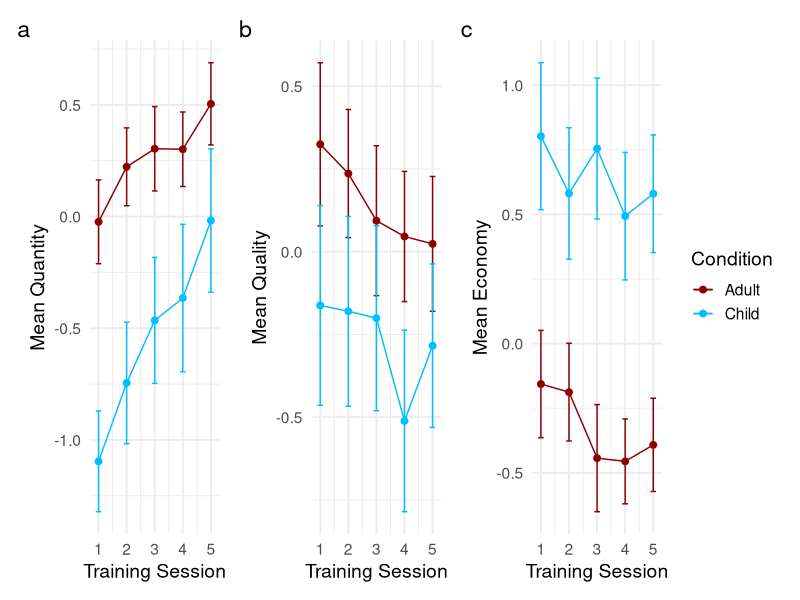

R code for this plot: (Note: this script raises an error after producing the figure.)
# load required libraries
library(lme4)
library(tidyverse)
library(lmerTest)
library(patchwork)
library(ggpubr)
# import data
ind_level <- read.csv("data/individual__data_by_participant.csv", fileEncoding="UTF-8-BOM")
core_level <- read.csv("data/lithic_data_by_core.csv", fileEncoding="UTF-8-BOM")
  
# Approach 1: Single model

# Data preparation
ind_level0 <- ind_level %>%
  select(Gender, Grip_Strength_kg, MRT_Percent_Correct, Fitts_movement_time_avg_ms,Participant_Number)
df<- left_join(core_level, ind_level0, by = "Participant_Number")
df_no_NA <- na.omit(df)
df_no_NA <- df_no_NA %>%
  mutate(
    Participant_Number = factor(Participant_Number),
    Core_ID = factor(Core_ID),
    Condition = factor(Condition),
    Gender = factor(Gender)
  )
df_no_NA <- df_no_NA %>% filter(Core_ID!="371")

# Assuming your data frame is named 'df' with columns:
# Core_ID, Participant, Quantity, condition, gender, day, 
# Grip_Strength_kg, MRT_Percent_Correct, Fitts_movement_time_avg_ms

# Handle missing data (example: multiple imputation)
# You might need mice or other packages for proper handling
# This is just a placeholder - actual implementation depends on your data
df <- df %>%
  mutate(across(c(Grip_Strength_kg, MRT_Percent_Correct, Fitts_movement_time_avg_ms), 
                ~ifelse(is.na(.), mean(., na.rm = TRUE), .)))

# Build multilevel model
model1 <- lmer(Quantity ~ 
                # Level 1 (core-level) predictors
                Day + 
                
                # Level 2 (individual-level) predictors
                Condition + Gender + Grip_Strength_kg + 
                MRT_Percent_Correct + Fitts_movement_time_avg_ms +
                
                # Individual level Random effects (nested structure)
                (1 | Participant_Number),
              
              data = df_no_NA)

# View model summary
summary(model1)

# Build multilevel model
model2 <- lmer(Quality ~ 
                 # Level 1 (core-level) predictors
                 Day + 
                 
                 # Level 2 (individual-level) predictors
                 Condition + Gender + Grip_Strength_kg + 
                 MRT_Percent_Correct + Fitts_movement_time_avg_ms +
                 
                 # Individual level Random effects (nested structure)
                 (1 | Participant_Number),
               
               data = df_no_NA)

# View model summary
summary(model2)

# Build multilevel model
model3 <- lmer(Economy ~ 
                 # Level 1 (core-level) predictors
                 Day + 
                 
                 # Level 2 (individual-level) predictors
                 Condition + Gender + Grip_Strength_kg + 
                 MRT_Percent_Correct + Fitts_movement_time_avg_ms +
                 
                 # Individual level Random effects (nested structure)
                 (1 | Participant_Number),
               
               data = df_no_NA)

# View model summary
summary(model3)



# Approach 2: Seperate model with AIC comparison
# Model comparison for Quality outcome
modelquality1 <- lmer(Quality ~ Day + (1 | Participant_Number), data = df_no_NA)
modelquality2 <- lmer(Quality ~ Condition + Gender + (1 | Participant_Number), data = df_no_NA)
modelquality3 <- lmer(Quality ~ Grip_Strength_kg +  MRT_Percent_Correct + Fitts_movement_time_avg_ms + (1 | Participant_Number), data = df_no_NA)

# Create comparison table
aic_table <- AIC(model2,modelquality1, modelquality2, modelquality3)
aic_table[order(aic_table$AIC), ]
summary(modelquality1)
summary(modelquality2)
summary(modelquality3)

# Model comparison for Quality outcome
modelquantity1 <- lmer(Quantity ~ Day + (1 | Participant_Number), data = df_no_NA)
modelquantity2 <- lmer(Quantity ~ Condition + Gender + (1 | Participant_Number), data = df_no_NA)
modelquantity3 <- lmer(Quantity ~ Grip_Strength_kg +  MRT_Percent_Correct + Fitts_movement_time_avg_ms + (1 | Participant_Number), data = df_no_NA)

# Create comparison table
aic_table <- AIC(model1,modelquantity1, modelquantity2, modelquantity3)
aic_table[order(aic_table$AIC), ]
summary(modelquality1)
summary(modelquality2)
summary(modelquality3)

# Model comparison for Quality outcome
modelEconomy1 <- lmer(Economy ~ Day + (1 | Participant_Number), data = df_no_NA)
modelEconomy2 <- lmer(Economy ~ Condition + Gender + (1 | Participant_Number), data = df_no_NA)
modelEconomy3 <- lmer(Economy ~ Grip_Strength_kg +  MRT_Percent_Correct + Fitts_movement_time_avg_ms + (1 | Participant_Number), data = df_no_NA)

# Create comparison table
aic_table <- AIC(model3,modelEconomy1, modelEconomy2, modelEconomy3)
aic_table[order(aic_table$AIC), ]
summary(modelEconomy1)
summary(modelEconomy2)
summary(modelEconomy3)



# Alternative comparison using MuMIn package
# install.packages("MuMIn")
# library(MuMIn)
# model_full <- lmer(Quality ~ AgeGroup + Gender + Personality + MotorAccuracy + 
#                      MentalRotation + GripStrength + (1|ID), data = data_wide,
#                    REML = FALSE)
# model_null <- lmer(Quality ~ 1 + (1|ID), data = data_wide, REML = FALSE)
# model.sel(model_null, model1, model2, model3, model4, model_full)







#############################################################
# Replication of SPSS visualization 
## fig 1 Change in average a) Quantity (PC1), b) Quality (PC2), and c) Economy (PC3) factor scores over training in children and adults. Error bars indicate 95% confidence intervals.
summary_Quantity <- core_level %>%
  group_by(Condition, Day) %>%
  summarise(
    Mean_Quantity = mean(Quantity),
    Std_Error = sd(Quantity) / sqrt(n())
  )
f1a<-ggplot(summary_Quantity, aes(x = Day, y = Mean_Quantity, color = Condition)) +
  geom_line(aes(group = Condition)) +
  geom_point(size = 2) +
  geom_errorbar(aes(ymin = Mean_Quantity - 1.96 *Std_Error, ymax = Mean_Quantity + 1.96 *Std_Error), width = 0.2) +
  scale_color_manual(values = c("darkred", "deepskyblue")) +
  labs(x = "Training Session", y = "Mean Quantity") +
  theme_minimal(base_size = 14) +
  theme(legend.position = "none")

summary_Quality <- core_level %>%
  group_by(Condition, Day) %>%
  summarise(
    Mean_Quality = mean(Quality),
    Std_Error = sd(Quality) / sqrt(n())
  )
f1b<-ggplot(summary_Quality, aes(x = Day, y = Mean_Quality, color = Condition)) +
  geom_line(aes(group = Condition)) +
  geom_point(size = 2) +
  geom_errorbar(aes(ymin = Mean_Quality - 1.96 *Std_Error, ymax = Mean_Quality + 1.96 *Std_Error), width = 0.2) +
  scale_color_manual(values = c("darkred", "deepskyblue")) +
  labs(x = "Training Session", y = "Mean Quality") +
  theme_minimal(base_size = 14) +
  theme(legend.position = "none")

summary_Economy <- core_level %>%
  group_by(Condition, Day) %>%
  summarise(
    Mean_Economy = mean(Economy),
    Std_Error = sd(Economy) / sqrt(n())
  )
f1c<-ggplot(summary_Economy, aes(x = Day, y = Mean_Economy, color = Condition)) +
  geom_line(aes(group = Condition)) +
  geom_point(size = 2) +
  geom_errorbar(aes(ymin = Mean_Economy - 1.96 *Std_Error, ymax = Mean_Economy + 1.96 *Std_Error), width = 0.2) +
  scale_color_manual(values = c("darkred", "deepskyblue")) +
  labs(x = "Training Session", y = "Mean Economy") +
  theme_minimal(base_size = 14)

patchwork <- f1a + f1b + f1c
patchwork + plot_annotation(tag_levels = 'a')
ggplot2::ggsave("figure/Fig.1 confidence interval.png", width = 18,
                height = 5, bg = "white", dpi = 600)


## fig 2 Effects of age and gender on average knapping a) Quantity (PC1), b) Quality (PC2), and c) Economy (PC3) over the entire study. 
ind_level1<- ind_level %>% filter(Gender!="NB")
level_order <- c('Child', 'Adult') 

summary_Quantity1 <- ind_level1 %>%
  group_by(Age.Group, Gender) %>%
  summarise(
    Mean_Quantity = mean(Quantity_Average),
    Std_Error = sd(Quantity_Average) / sqrt(n())
  )
f2a<-ggplot(summary_Quantity1, aes(x = factor(Age.Group, level = level_order), y = Mean_Quantity, color = Gender)) +
  geom_line(aes(group = Gender)) +
  geom_point(size = 2) +
  geom_errorbar(aes(ymin = Mean_Quantity - 1.96 *Std_Error, ymax = Mean_Quantity + 1.96 *Std_Error), width = 0.2) +
  scale_color_manual(values = c("purple", "orange")) +
  labs(x = "Age group", y = "Mean Quantity") +
  theme_minimal(base_size = 14) +
  theme(legend.position = "none")

summary_Quality1 <- ind_level1 %>%
  group_by(Age.Group, Gender) %>%
  summarise(
    Mean_Quality = mean(Quality_Average),
    Std_Error = sd(Quality_Average) / sqrt(n())
  )
f2b<-ggplot(summary_Quality1, aes(x = factor(Age.Group, level = level_order), y = Mean_Quality, color = Gender)) +
  geom_line(aes(group = Gender)) +
  geom_point(size = 2) +
  geom_errorbar(aes(ymin = Mean_Quality - 1.96 *Std_Error, ymax = Mean_Quality + 1.96 *Std_Error), width = 0.2) +
  scale_color_manual(values = c("purple", "orange")) +
  labs(x = "Age group", y = "Mean Quality") +
  theme_minimal(base_size = 14) +
  theme(legend.position = "none")

summary_Economy1 <- ind_level1 %>%
  group_by(Age.Group, Gender) %>%
  summarise(
    Mean_Economy = mean(Economy_Average),
    Std_Error = sd(Economy_Average) / sqrt(n())
  )
f2c<-ggplot(summary_Economy1, aes(x = factor(Age.Group, level = level_order), y = Mean_Economy, color = Gender)) +
  geom_line(aes(group = Gender)) +
  geom_point(size = 2) +
  geom_errorbar(aes(ymin = Mean_Economy - 1.96 *Std_Error, ymax = Mean_Economy + 1.96 *Std_Error), width = 0.2) +
  scale_color_manual(values = c("purple", "orange")) +
  labs(x = "Age group", y = "Mean Economy") +
  theme_minimal(base_size = 14)

patchwork <- f2a + f2b + f2c
patchwork + plot_annotation(tag_levels = 'a')
ggplot2::ggsave("figure/Fig.2 age-gender cf.png", width = 18,
                height = 5, bg = "white", dpi = 600)




## fig 2 Effects of age and gender on average knapping a) Quantity (PC1), b) Quality (PC2), and c) Economy (PC3) over the entire study. 
ind_level1<- ind_level %>% filter(Gender!="NB")
level_order <- c('Child', 'Adult') 

summary_Quantity1 <- ind_level1 %>%
  group_by(Age.Group, Gender) %>%
  summarise(
    Mean_Quantity = mean(Quantity_Average),
    Std_Error = sd(Quantity_Average) / sqrt(n())
  )
f2a<-ggplot(summary_Quantity1, aes(x = factor(Age.Group, level = level_order), y = Mean_Quantity, color = Gender)) +
  geom_line(aes(group = Gender)) +
  geom_point(size = 2) +
  geom_errorbar(aes(ymin = Mean_Quantity -Std_Error, ymax = Mean_Quantity +Std_Error), width = 0.2) +
  scale_color_manual(values = c("purple", "orange")) +
  labs(x = "Age group", y = "Mean Quantity") +
  theme_minimal(base_size = 14) +
  theme(legend.position = "none")

summary_Quality1 <- ind_level1 %>%
  group_by(Age.Group, Gender) %>%
  summarise(
    Mean_Quality = mean(Quality_Average),
    Std_Error = sd(Quality_Average) / sqrt(n())
  )
f2b<-ggplot(summary_Quality1, aes(x = factor(Age.Group, level = level_order), y = Mean_Quality, color = Gender)) +
  geom_line(aes(group = Gender)) +
  geom_point(size = 2) +
  geom_errorbar(aes(ymin = Mean_Quality -Std_Error, ymax = Mean_Quality + Std_Error), width = 0.2) +
  scale_color_manual(values = c("purple", "orange")) +
  labs(x = "Age group", y = "Mean Quality") +
  theme_minimal(base_size = 14) +
  theme(legend.position = "none")

summary_Economy1 <- ind_level1 %>%
  group_by(Age.Group, Gender) %>%
  summarise(
    Mean_Economy = mean(Economy_Average),
    Std_Error = sd(Economy_Average) / sqrt(n())
  )
f2c<-ggplot(summary_Economy1, aes(x = factor(Age.Group, level = level_order), y = Mean_Economy, color = Gender)) +
  geom_line(aes(group = Gender)) +
  geom_point(size = 2) +
  geom_errorbar(aes(ymin = Mean_Economy -Std_Error, ymax = Mean_Economy +Std_Error), width = 0.2) +
  scale_color_manual(values = c("purple", "orange")) +
  labs(x = "Age group", y = "Mean Economy") +
  theme_minimal(base_size = 14)

patchwork <- f2a + f2b + f2c
patchwork + plot_annotation(tag_levels = 'a')
ggplot2::ggsave("figure/Fig.2 age-gender se.png", width = 18,
                height = 5, bg = "white", dpi = 600)






## fig 3 Effects of age and gender on individual a) grip strength, b) mental rotation, and c) motor accuracy
ind_level1<- ind_level %>% filter(Gender!="NB")
level_order <- c('Child', 'Adult') 

summary_Grip <- ind_level1 %>% drop_na(Grip_Strength_kg) %>%
  group_by(Age.Group, Gender) %>%
  summarise(
    Mean_Quantity = mean(Grip_Strength_kg),
    Std_Error = sd(Grip_Strength_kg) / sqrt(n())
  )
f3a<-ggplot(summary_Grip, aes(x = factor(Age.Group, level = level_order), y = Mean_Quantity, color = Gender)) +
  geom_line(aes(group = Gender)) +
  geom_point(size = 2) +
  geom_errorbar(aes(ymin = Mean_Quantity -Std_Error, ymax = Mean_Quantity +Std_Error), width = 0.2) +
  scale_color_manual(values = c("purple", "orange")) +
  labs(x = "Age group", y = "Grip strength (kg)") +
  theme_minimal(base_size = 14) +
  theme(legend.position = "none")

summary_mental <- ind_level1 %>% drop_na(MRT_Percent_Correct) %>%
  group_by(Age.Group, Gender) %>%
  summarise(
    Mean_Quality = mean(MRT_Percent_Correct),
    Std_Error = sd(MRT_Percent_Correct) / sqrt(n())
  )
f3b<-ggplot(summary_mental, aes(x = factor(Age.Group, level = level_order), y = Mean_Quality, color = Gender)) +
  geom_line(aes(group = Gender)) +
  geom_point(size = 2) +
  geom_errorbar(aes(ymin = Mean_Quality -Std_Error, ymax = Mean_Quality + Std_Error), width = 0.2) +
  scale_color_manual(values = c("purple", "orange")) +
  labs(x = "Age group", y = "Mental rotation test (%correct)") +
  theme_minimal(base_size = 14) +
  theme(legend.position = "none")

summary_fitts <- ind_level1 %>%drop_na(Fitts_movement_time_avg_ms) %>%
  group_by(Age.Group, Gender) %>%
  summarise(
    Mean_Economy = mean(Fitts_movement_time_avg_ms),
    Std_Error = sd(Fitts_movement_time_avg_ms) / sqrt(n())
  )
f3c<-ggplot(summary_fitts, aes(x = factor(Age.Group, level = level_order), y = Mean_Economy, color = Gender)) +
  geom_line(aes(group = Gender)) +
  geom_point(size = 2) +
  geom_errorbar(aes(ymin = Mean_Economy -Std_Error, ymax = Mean_Economy +Std_Error), width = 0.2) +
  scale_color_manual(values = c("purple", "orange")) +
  labs(x = "Age group", y = "Fitts test average time (ms)") +
  theme_minimal(base_size = 14)

patchwork <- f3a + f3b + f3c
patchwork + plot_annotation(tag_levels = 'a')
ggplot2::ggsave("figure/Fig.3 age-gender-motor-cog se.png", width = 18,
                height = 5, bg = "white", dpi = 600)



## fig 4 Relationship of average knapping Quantity to individual a) grip strength, b) mental rotation, and c) motor accuracy. Panel a) also includes a Loess fit line (50% of points, Epanechnikov kernel) to illustrate the changing relationship at approximately 30 kg.
f4a<-ggplot(ind_level, aes(x = Grip_Strength_kg, y = Quantity_Average, color = Age.Group)) +
  geom_point() +
  geom_smooth(method = "lm", aes(group = 1),se = FALSE, colour="black", linewidth = 0.5)+
  geom_smooth(method = "loess", aes(group = 1),se = FALSE, colour="black", linetype = "dotdash", linewidth = 0.5)+
  scale_color_manual(values = c("darkred", "deepskyblue")) +
  labs(x = "Grip strength (kg) (n=46)", y = "Quantity") +
  theme_minimal(base_size = 14) +
  theme(legend.position = "none")
# +   ggpubr::stat_cor(method = "pearson", label.x = 45, label.y = 1.2)

f4b<-ggplot(ind_level, aes(x = MRT_Percent_Correct, y = Quantity_Average, color = Age.Group)) +
  geom_point() +
  geom_smooth(method = "lm", aes(group = 1),se = FALSE, colour="black", linewidth = 0.5)+
  scale_color_manual(values = c("darkred", "deepskyblue")) +
  labs(x = "Mental rotation test (%correct) (n=49)",y = NULL) +
  theme_minimal(base_size = 14) +
  theme(legend.position = "none")
# +  ggpubr::stat_cor(method = "pearson", label.x = 85, label.y = 1.5)

f4c<-ggplot(ind_level, aes(x = Fitts_movement_time_avg_ms, y = Quantity_Average, color = Age.Group)) +
  geom_point() +
  geom_smooth(method = "lm", aes(group = 1),se = FALSE, colour="black", linewidth = 0.5)+
  scale_color_manual(values = c("darkred", "deepskyblue")) +
  labs(x = "Fitts test average time (ms) (n=48)", y = NULL) +
  theme_minimal(base_size = 14) + labs(color='Age group') 
# +  ggpubr::stat_cor(method = "pearson", label.x = 2200, label.y = 1.5)

patchwork <- f4a + f4b + f4c
patchwork + plot_annotation(tag_levels = 'a')
ggplot2::ggsave("figure/Fig.4 quantity-cog.png", width = 18,
                height = 5, bg = "white", dpi = 600)



## fig 5 Relationship of average knapping Quality to individual a) grip strength, b) mental rotation, and c) motor accuracy. Panel a) also includes a Loess fit line (50% of points, Epanechnikov kernel) to illustrate the changing relationship at approximately 30 kg.
f5a<-ggplot(ind_level, aes(x = Grip_Strength_kg, y = Quality_Average, color = Age.Group)) +
  geom_point() +
  geom_smooth(method = "lm", aes(group = 1),se = FALSE, colour="black", linewidth = 0.5)+
  scale_color_manual(values = c("darkred", "deepskyblue")) +
  labs(x = "Grip strength (kg) (n=46)", y = "Quality") +
  theme_minimal(base_size = 14) +
  theme(legend.position = "none")
# +   ggpubr::stat_cor(method = "pearson", label.x = 45, label.y = 1.2)

f5b<-ggplot(ind_level, aes(x = MRT_Percent_Correct, y = Quality_Average, color = Age.Group)) +
  geom_point() +
  geom_smooth(method = "lm", aes(group = 1),se = FALSE, colour="black", linewidth = 0.5)+
  scale_color_manual(values = c("darkred", "deepskyblue")) +
  labs(x = "Mental rotation test (%correct) (n=49)",y = NULL) +
  theme_minimal(base_size = 14) +
  theme(legend.position = "none")
# +  ggpubr::stat_cor(method = "pearson", label.x = 85, label.y = 1.5)

f5c<-ggplot(ind_level, aes(x = Fitts_movement_time_avg_ms, y = Quality_Average, color = Age.Group)) +
  geom_point() +
  geom_smooth(method = "lm", aes(group = 1),se = FALSE, colour="black", linewidth = 0.5)+
  scale_color_manual(values = c("darkred", "deepskyblue")) +
  geom_smooth(method = "loess", aes(group = 1),se = FALSE, colour="black", linetype = "dotdash", linewidth = 0.5)+
  labs(x = "Fitts test average time (ms) (n=46)", y = NULL) +
  theme_minimal(base_size = 14) + labs(color='Age group') 
# +  ggpubr::stat_cor(method = "pearson", label.x = 2200, label.y = 1.5)

patchwork <- f5a + f5b + f5c
patchwork + plot_annotation(tag_levels = 'a')
ggplot2::ggsave("figure/Fig.5 quality-cog.png", width = 18,
                height = 5, bg = "white", dpi = 600)

## fig 6 Relationship of average knapping Economy to individual a) grip strength, b) mental rotation, and c) motor accuracy. Panel a) also includes a Loess fit line (50% of points, Epanechnikov kernel) to illustrate the changing relationship at approximately 30 kg.
f6a<-ggplot(ind_level, aes(x = Grip_Strength_kg, y = Economy_Average, color = Age.Group)) +
  geom_point() +
  geom_smooth(method = "lm", aes(group = 1),se = FALSE, colour="black", linewidth = 0.5)+
  scale_color_manual(values = c("darkred", "deepskyblue")) +
  labs(x = "Grip strength (kg) (n=46)", y = "Economy") +
  theme_minimal(base_size = 14) +
  theme(legend.position = "none")
# +   ggpubr::stat_cor(method = "pearson", label.x = 45, label.y = 1.2)

f6b<-ggplot(ind_level, aes(x = MRT_Percent_Correct, y = Economy_Average, color = Age.Group)) +
  geom_point() +
  geom_smooth(method = "lm", aes(group = 1),se = FALSE, colour="black", linewidth = 0.5)+
  scale_color_manual(values = c("darkred", "deepskyblue")) +
  labs(x = "Mental rotation test (%correct) (n=49)",y = NULL) +
  theme_minimal(base_size = 14) +
  theme(legend.position = "none")
# +  ggpubr::stat_cor(method = "pearson", label.x = 85, label.y = 1.5)

f6c<-ggplot(ind_level, aes(x = Fitts_movement_time_avg_ms, y = Economy_Average, color = Age.Group)) +
  geom_point() +
  geom_smooth(method = "lm", aes(group = 1),se = FALSE, colour="black", linewidth = 0.5)+
  scale_color_manual(values = c("darkred", "deepskyblue")) +
  labs(x = "Fitts test average time (ms) (n=48)", y = NULL) +
  theme_minimal(base_size = 14) + labs(color='Age group') 
# +  ggpubr::stat_cor(method = "pearson", label.x = 2200, label.y = 1.5)

patchwork <- f6a + f6b + f6c
patchwork + plot_annotation(tag_levels = 'a')
ggplot2::ggsave("figure/Fig.6 economy-cog.png", width = 18,
                height = 5, bg = "white", dpi = 600)


## fig 7 Relationship of average knapping Quantity to a) Quality and b) Economy, and of c) Economy to change in Quantity over training. Note that correlations are only present in the adult sample. 
f7a<-ggplot(ind_level, aes(x = Quality_Average, y = Quantity_Average, color = Age.Group)) +
  geom_point() +
  geom_smooth(data=subset(ind_level,Age.Group=="Adult"),method = "lm", se = FALSE, colour="darkred", linewidth = 0.5)+
  scale_color_manual(values = c("darkred", "deepskyblue")) +
  labs(x = "Quality", y = "Quantity") +
  theme_minimal(base_size = 14) +
  theme(legend.position = "none")
# +   ggpubr::stat_cor(method = "pearson", label.x = 45, label.y = 1.2)

f7b<-ggplot(ind_level, aes(x = Economy_Average, y = Quantity_Average, color = Age.Group)) +
  geom_point() +
  geom_smooth(data=subset(ind_level,Age.Group=="Adult"),method = "lm", se = FALSE, colour="darkred", linewidth = 0.5)+
  scale_color_manual(values = c("darkred", "deepskyblue")) +
  labs(x = "Economy",y = NULL) +
  theme_minimal(base_size = 14) +
  theme(legend.position = "none")
# +  ggpubr::stat_cor(method = "pearson", label.x = 85, label.y = 1.5)

f7c<-ggplot(ind_level, aes(x = Economy_Average, y = Quantity.Change.over.Training, color = Age.Group)) +
  geom_point() +
  geom_smooth(data=subset(ind_level,Age.Group=="Adult"),method = "lm", se = FALSE, colour="darkred", linewidth = 0.5)+
  scale_color_manual(values = c("darkred", "deepskyblue")) +
  labs(x = "Economy", y = "Quantity increase over training") +
  theme_minimal(base_size = 14) + labs(color='Age group') 
# +  ggpubr::stat_cor(method = "pearson", label.x = 2200, label.y = 1.5)

patchwork <- f7a + f7b + f7c
patchwork + plot_annotation(tag_levels = 'a')
ggplot2::ggsave("figure/Fig.7 economy-quantity-quality.png", width = 18,
                height = 5, bg = "white", dpi = 600)
